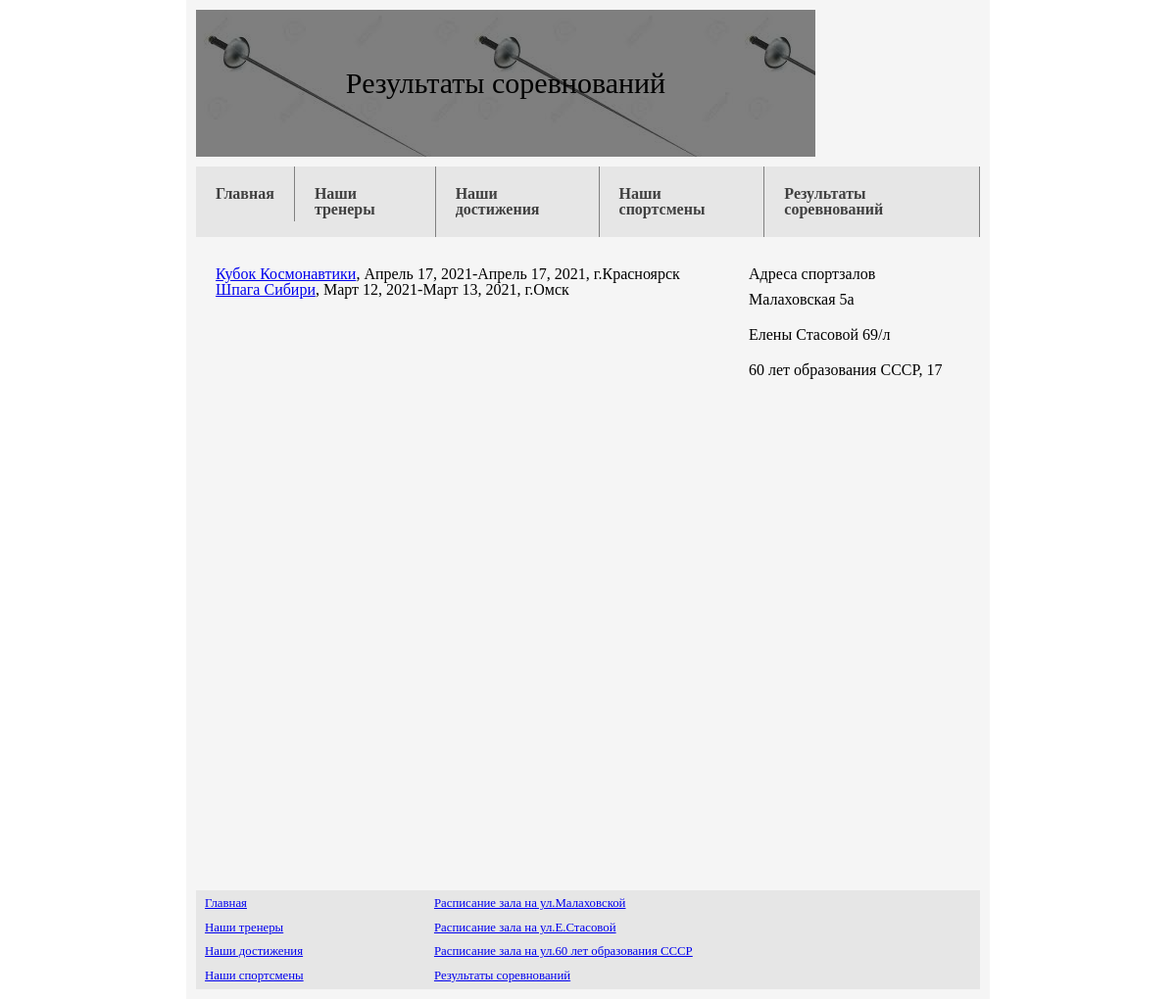
Page /catalog/competitions/ on the committed database.
### catalog/models.py (models this page shows, shortened)
class Competition(models.Model):
    title = models.CharField(max_length=500)
    level = models.ForeignKey('Level', on_delete=models.SET_NULL, null=True)
    weapon = models.ForeignKey('Weapon', on_delete=models.SET_NULL, null=True)
    gender = models.ForeignKey('Gender', on_delete=models.SET_NULL, null=True)
    category = models.ForeignKey('Category', on_delete=models.SET_NULL, null=True)
    place = models.ForeignKey('Place', on_delete=models.SET_NULL, null=True)
    datestart = models.DateField()
    dateend = models.DateField()
    def get_absolute_url(self):
        return reverse('competition-detail', args=[str(self.id)])

class Place(models.Model):
    place = models.CharField(max_length=300, help_text="Введите название места (например, Спортзал №2 НГУ).")
    adres = models.CharField(max_length=200, help_text="Введите адрес (улица, дом, корпус при необходимости).")
    city = models.ForeignKey('City', on_delete=models.SET_NULL, null=True)

class City(models.Model):
    city = models.CharField(max_length=200, help_text="Введите город/иной населённый пункт (с большой буквы).")
    def __str__(self):
        return self.city

### catalog/views.py (the view)
class CompetitionListView(generic.ListView):
    model = Competition
    paginate_by = 10

### catalog/templates/catalog/competition_list.html (shortened to what this page needs)
<!DOCTYPE html>
<html lang="en">
<head>
    {% load static %}
   <link rel="stylesheet" href="{% static 'css/styles.css' %}">
   <link rel="stylesheet" href="{% static 'css/reset.css' %}">
</head>
<body>
<div class="container">
<div class="header">
    <div class="title-block">
        <div class="h1">Результаты соревнований</div>
    </div>
    <div class="userpic"></div>
</div>
<div class="nav">
    <ul>
        <li><a href = "{% url 'index' %}">Главная</a></li>
        <li><a href = "{% url 'coaches' %}">Наши тренеры</a></li>
        <li><a href = "{% url 'awards' %}">Наши достижения</a></li>
        <li><a href = "{% url 'fencers' %}">Наши спортсмены</a></li>
        <li><a href = "{% url 'competitions' %}">Результаты соревнований</a></li>
    </ul>
</div>
<div class="content-wrapper">
    <div class="content">
        {% if competition_list %}
    <ul>
      {% for competition in competition_list %}
      <li>
        <a href="{{ competition.get_absolute_url }}">{{ competition.title}}</a>, {{competition.datestart}}-{{competition.dateend}}, г.{{competition.place.city}}
      </li>
      {% endfor %}
    </ul>
    {% else %}
      <p>К сожалению, соревнования пока не внесены в базу данных.</p>
    {% endif %}
    </div>
    <div class="sidebar">
        <h3>Адреса спортзалов</h3>
        <ul class="adr">
            <li>Малаховская 5а</li>
            <li>Елены Стасовой 69/л</li>
            <li>60 лет образования СССР, 17</li>
        </ul>
   </div>
</div>
<div class="footer">
    <table>
        <tr>
            <td><a href = "{% url 'index' %}">Главная</a></td>
            <td><a href = "{% url 'raspM' %}">Расписание зала на ул.Малаховской</a></td>
        </tr>
        <tr>
            <td><a href = "{% url 'coaches' %}">Наши тренеры</a></td>
            <td><a href = "{% url 'raspES' %}">Расписание зала на ул.Е.Стасовой</a></td>
        </tr>
        <tr>
            <td><a href = "{% url 'awards' %}">Наши достижения</a></td>
            <td><a href = "{% url 'rasp60' %}">Расписание зала на ул.60 лет образования СССР</a></td>
        </tr>
        <tr>
            <td><a href = "{% url 'fencers' %}">Наши спортсмены</a></td>
            <td><a href = "{% url 'competitions' %}">Результаты соревнований</a></td>
        </tr>
</div>
</div>
</body>
</html>

### catalog/static/css/styles.css (style rules this page uses)
body { font-family: 'Open Sans', sans-serif; background: url(https://freefrontend.com/assets/img/css-background-patterns/css-lattice-pattern.png); padding: 100px 0; }
h3 { font-size: 20px; font-weight: bold; margin-bottom: 10px; }
.container { width: 800px; min-height: 1000px; border: 10px solid whitesmoke; margin: 0 auto; background: whitesmoke; position: relative; }
.header { display: flex; height: 150px; }
.footer { position: absolute; bottom: 0; border: 0; width: 800px; }
table { width: 800px; background: rgb(230,230,230); }
.title-block { display: flex; justify-content: center; align-items: center; width: 80%; height: 100%; font-size: 30px; font-style: initial; position: relative; margin-right: 10px; }
.title-block::after { content: "" ; position: absolute; left: 0; top: 0; width: 100%; height: 100%; background:black; opacity: 0.5; }
.h1 { position: relative; z-index: 1; }
.userpic { display: flex; width: 20%; height: 100%; background: url(https://media.istockphoto.com/photos/male-fencer-picture-id879863742?k=6&m=879863742&s=612x612&w=0&h=E-0SJgjizDLy1v152gH-F4s98FwR6Dcaw-bVGpfZRBs=) center center / cover; }
.nav ul { display: flex; background: rgb(230,230,230); margin: 10px 0; }
.nav li a { display: flex; padding: 20px; text-decoration: none; color: #404040; font-weight: bold; border-right: 1px solid gray; transition: background .3s ease; }
.content-wrapper { display: flex; }
.content { width: 70%; padding: 20px; }
.sidebar { padding: 20px; width: 30%; }
.adr li { padding: 10px 0; transition: transform 5.s ease; }
.footer td { font-size: 0.8em; padding: 5px 7px; }

### rows in the picture
Competition: title "Кубок Космонавтики", datestart "Апрель 17, 2021", dateend "Апрель 17, 2021", place.city "Красноярск"
Competition: title "Шпага Сибири", datestart "Март 12, 2021", dateend "Март 13, 2021", place.city "Омск"
